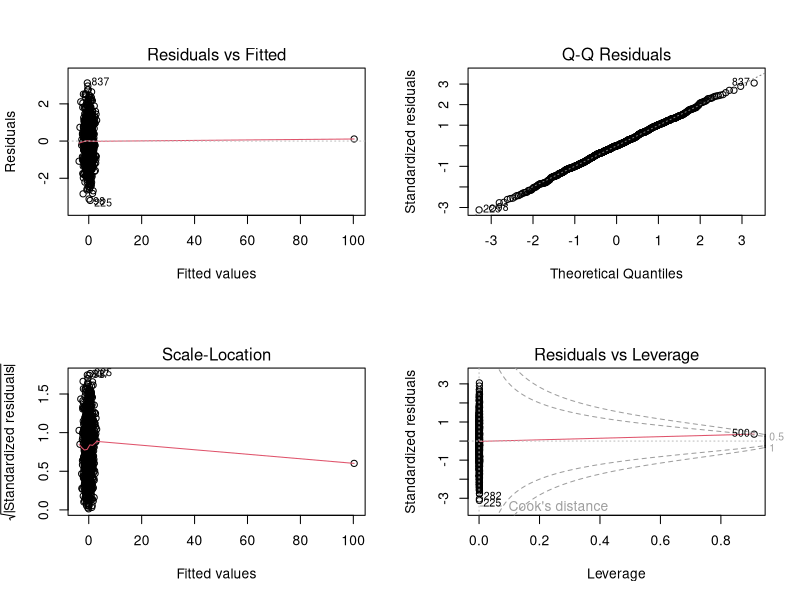
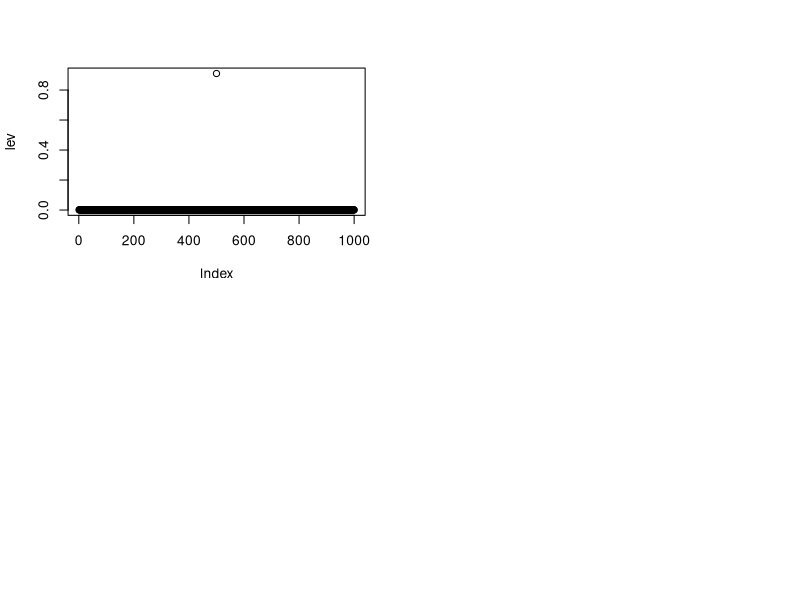

Write R code to recreate these figures, in order.
par(mfrow=c(2,2))
x <- rnorm(1000)
x[500] <- 100
X <- cbind(1,x)
y <- x + rnorm(1000)
lm1 <- lm(y ~ x)
plot(lm1)

H <- X %*% solve( t(X) %*% X ) %*% t(X) 
h <- diag(H) 
sum(h)

max(h) 




x <- model.matrix(lm1)
lev <- hat(x)
lev2 <- predict(lm1)

plot(lev)
sum(lev)
